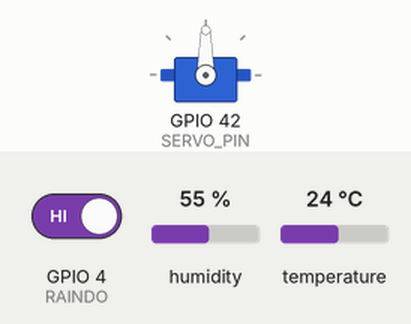
This sketch was run on a simulated ESP32. On the bench: servo. Inputs (shaded band) come from the test bench; at power-on: GPIO 4 (RAINDO) HIGH, humidity 55 %, temperature 24 °C. WiFi joins after 1.5 s; servers stay silent unless stated; no MQTT or app messages arrive unless stated; what the sketch prints to the serial monitor is not drawn.

Above: at 2.7 s.
2.8 s: GPIO 4 (RAINDO) driven LOW
At 8.7 s:
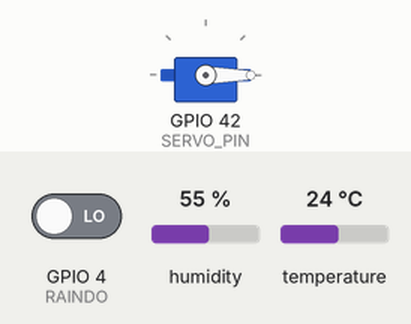
12.3 s: GPIO 4 (RAINDO) driven HIGH
At 15.1 s:
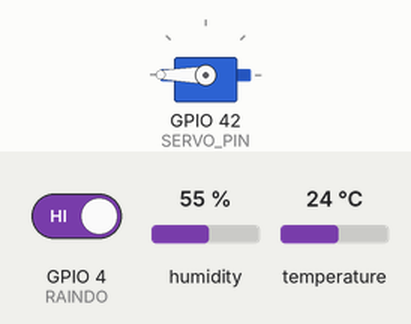
Timing chart, 0 to 16.6 s (numbered marks = the images above; inputs shaded):
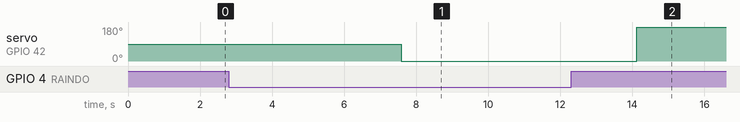

The sketch:

GCP.ino
```cpp
#include <WiFi.h>
#include <PubSubClient.h>
#include <DHT.h>
#include <ESP32Servo.h>
#include <Arduino_JSON.h>


//DHT
#define DHTPIN 40
#define DHTTYPE DHT11

//Rain
#define RAINAO A7
#define RAINDO 4

//Servo
#define SERVO_PIN 42

//MQTT server conf
// Not needed for V-ONE, they have their own.
const char *MQTT_SERVER= "34.171.169.110";
const int MQTT_PORT = 1883;

// Wifi conf
// change this
const char *WIFI_SSID = "cslab";
const char *WIFI_PASSWORD = "aksesg31";


///////////////////////////
// Class instantiation
///////////////////////////

DHT dht(DHTPIN, DHTTYPE);
Servo servoMotor;
WiFiClient espClient;
PubSubClient client(espClient);

//Variables
int DO = 0;
int tmp = 0;
char *RainingOrNot = "Not Raining";
char *OpenOrClose = "Open";

// MQTT topics
// const char *MQTT_TOPIC_TEMPERATURE = "temperature";
// const char *MQTT_TOPIC_HUMIDITY = "humidity";
// const char *MQTT_TOPIC_RAIN = "rain";
// const char *MQTT_TOPIC_SERVO = "servo";
const char *MQTT_TOPIC_SHELTER = "shelter";


void setup_wifi()
{
  delay(10);
  Serial.println("Connecting to WiFi...");
  WiFi.begin(WIFI_SSID, WIFI_PASSWORD);
while (WiFi.status() != WL_CONNECTED)
{
delay(500);
Serial.print(".");
}
Serial.println("WiFi connected");
Serial.println("IP address: ");
Serial.println(WiFi.localIP());
}


void setup()
{
  Serial.begin(9600);
  dht.begin();
  setup_wifi();
  client.setServer(MQTT_SERVER, MQTT_PORT);
  servoMotor.attach(SERVO_PIN);

  // Setup rain digital pimode
    pinMode(RAINDO, INPUT);
}


void reconnect()
{
  while (!client.connected())
{
    Serial.println("Attempting MQTT connection...");
  if (client.connect("ESP32Client"))
  {
    Serial.println("Connected to MQTT server");
  }
  else
  {
  Serial.print("Failed, rc=");
  Serial.print(client.state());
  Serial.println(" Retrying in 5 seconds...");
  delay(5000);
}
}
}

void loop()
{

///////////////////////////////////////
  delay(1000);
  if (!client.connected())
  {
    reconnect();
  }
  client.loop();
  delay(5000);

///////////////////////////////////////

  //read the moisture content in %
  float humidity = dht.readHumidity();

  //read the temp in celcius
  float temperature = dht.readTemperature();

  if (isnan(temperature) || isnan(humidity)) {
    Serial.println("Failed reception");
    return;
    //Returns an error if the ESP32 does not receive any measurements
  }


// Print to serial////////////
  Serial.print("Humidity: "); Serial.print(humidity);
  Serial.print("%  Temperature: "); Serial.print(temperature); Serial.print("°C, ");
//////////////////////////////

  tmp=digitalRead(RAINDO);
  DO=tmp;
  if(DO == 0){
    Serial.println("D=0");
    servoMotor.write(0);
    RainingOrNot = "Raining";
    OpenOrClose = "Close";
  }
  if(DO == 1){
    Serial.print("D=");
    Serial.println(DO);
    servoMotor.write(180);
    RainingOrNot = "Not Raining";
    OpenOrClose = "Open";
  }
///////////////////////////


// Construct payload to send to GCP//
delay(500);
  JSONVar payload;

  payload["RainingOrNot"] = RainingOrNot;
  payload["OpenOrClose"] = OpenOrClose;
  payload["temperature"] = temperature;
  payload["humidity"] = humidity;


  Serial.println(payload);

// // rain payload
//     client.publish(MQTT_TOPIC_RAIN, RainingOrNot);

// // servo payload
//     client.publish(MQTT_TOPIC_SERVO, OpenOrClose);

// // temperature payload
//     char temperaturePayload[10];
//     sprintf(temperaturePayload, "%.2f", temperature);
//     client.publish(MQTT_TOPIC_TEMPERATURE, temperaturePayload);


// //  humidity payload
//     char humidityPayload[10];
//     sprintf(humidityPayload, "%.2f", humidity);
//     client.publish(MQTT_TOPIC_HUMIDITY, humidityPayload);

// Send combined JSON data in one topic

client.publish(MQTT_TOPIC_SHELTER, JSON.stringify(payload).c_str());


//////////////////////////////////////

}
```

Measured:
- after the input at 2.8 s, servo on GPIO 42 (SERVO_PIN): 90° → 0° after 4.8 s
- after the input at 12.3 s, servo on GPIO 42 (SERVO_PIN): 0° → 180° after 1.8 s
